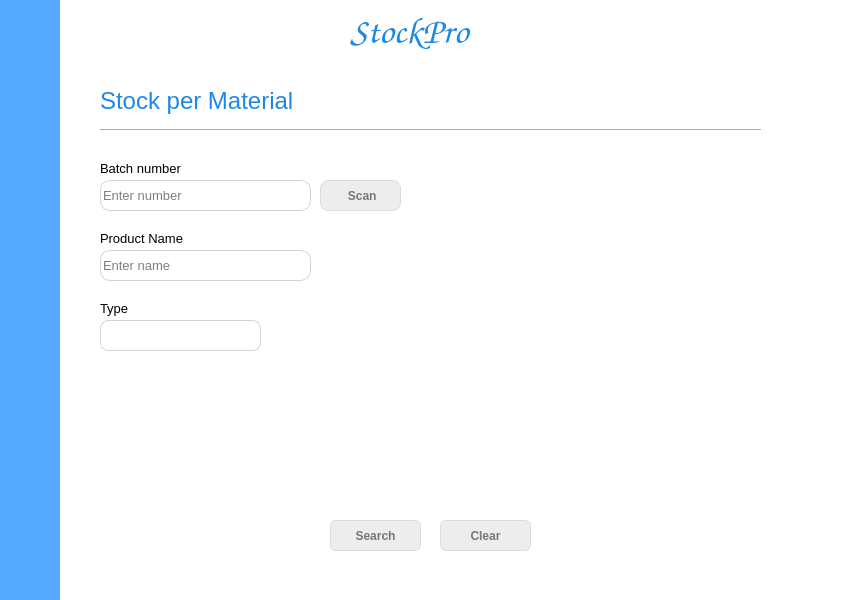
<?xml version="1.0" encoding="UTF-8"?>
<ui version="4.0">
 <class>Dialog</class>
 <widget class="QDialog" name="Dialog">
  <property name="geometry">
   <rect>
    <x>0</x>
    <y>0</y>
    <width>846</width>
    <height>600</height>
   </rect>
  </property>
  <property name="font">
   <font>
    <family>Arial</family>
    <pointsize>10</pointsize>
   </font>
  </property>
  <property name="windowTitle">
   <string>Dialog</string>
  </property>
  <property name="windowIcon">
   <iconset>
    <normaloff>../icons/icons/arrow-270.png</normaloff>../icons/icons/arrow-270.png</iconset>
  </property>
  <property name="styleSheet">
   <string notr="true">background-color: rgb(255, 255, 255);

</string>
  </property>
  <widget class="QWidget" name="widget" native="true">
   <property name="geometry">
    <rect>
     <x>-1</x>
     <y>-1</y>
     <width>61</width>
     <height>601</height>
    </rect>
   </property>
   <property name="styleSheet">
    <string notr="true">background-color: rgb(85, 170, 255);</string>
   </property>
  </widget>
  <widget class="QLabel" name="label_3">
   <property name="geometry">
    <rect>
     <x>350</x>
     <y>10</y>
     <width>141</width>
     <height>41</height>
    </rect>
   </property>
   <property name="font">
    <font>
     <family>cursive</family>
     <pointsize>28</pointsize>
    </font>
   </property>
   <property name="styleSheet">
    <string notr="true">color: rgb(30, 136, 229);
font-family: &quot;Times New Roman&quot;, Times, serif;
font-family: cursive;</string>
   </property>
   <property name="text">
    <string>StockPro</string>
   </property>
  </widget>
  <widget class="QLabel" name="label">
   <property name="geometry">
    <rect>
     <x>100</x>
     <y>80</y>
     <width>201</width>
     <height>41</height>
    </rect>
   </property>
   <property name="font">
    <font>
     <family>Arial</family>
     <pointsize>18</pointsize>
    </font>
   </property>
   <property name="styleSheet">
    <string notr="true">color: rgb(30, 136, 229);
font-family: Arial, Helvetica, sans-serif</string>
   </property>
   <property name="text">
    <string>Stock per Material</string>
   </property>
  </widget>
  <widget class="Line" name="line">
   <property name="geometry">
    <rect>
     <x>100</x>
     <y>120</y>
     <width>661</width>
     <height>20</height>
    </rect>
   </property>
   <property name="styleSheet">
    <string notr="true"/>
   </property>
   <property name="orientation">
    <enum>Qt::Horizontal</enum>
   </property>
  </widget>
  <widget class="QLabel" name="label_2">
   <property name="geometry">
    <rect>
     <x>100</x>
     <y>160</y>
     <width>121</width>
     <height>16</height>
    </rect>
   </property>
   <property name="font">
    <font>
     <family>Arial</family>
     <pointsize>10</pointsize>
    </font>
   </property>
   <property name="styleSheet">
    <string notr="true">font-family: &quot;Arial&quot;, &quot;Lucida Console&quot;, monospace;</string>
   </property>
   <property name="text">
    <string>Batch number</string>
   </property>
  </widget>
  <widget class="QLineEdit" name="lineEdit_2">
   <property name="geometry">
    <rect>
     <x>100</x>
     <y>180</y>
     <width>211</width>
     <height>31</height>
    </rect>
   </property>
   <property name="styleSheet">
    <string notr="true">QLineEdit{
	border: 1px solid #ced4da;
	border-radius: 10px;

}

QLineEdit:focus{
	border: 2px solid rgb(194, 219, 254);
}

QLineEdit:hover{
	border: 1px solid rgb(85, 170, 255);
}

	
</string>
   </property>
   <property name="inputMask">
    <string/>
   </property>
   <property name="text">
    <string/>
   </property>
   <property name="dragEnabled">
    <bool>true</bool>
   </property>
   <property name="placeholderText">
    <string>Enter number</string>
   </property>
  </widget>
  <widget class="QPushButton" name="scanButton">
   <property name="geometry">
    <rect>
     <x>320</x>
     <y>180</y>
     <width>81</width>
     <height>31</height>
    </rect>
   </property>
   <property name="font">
    <font>
     <family>Arial</family>
     <pointsize>-1</pointsize>
     <weight>75</weight>
     <bold>true</bold>
     <underline>false</underline>
     <strikeout>false</strikeout>
    </font>
   </property>
   <property name="styleSheet">
    <string notr="true">QPushButton {
	box-shadow:inset 0px 1px 0px 0px #ffffff;
	background:linear-gradient(to bottom, #ededed 5%, #dfdfdf 100%);
	background-color:#ededed;
	border-radius:8px;
	border:1px solid #dcdcdc;
	display:inline-block;
	cursor:pointer;
	color:#777777;
	font-family:Arial;
	font-size:12px;
	font-weight:bold;
	
	text-decoration:none;
	text-shadow:0px 1px 0px #ffffff;	

}

QPushButton:hover{
	background:linear-gradient(to bottom, #1E88E5 5%, #ffffff 100%);
	background-color:#1E88E5;
	color:rgb(255, 255, 255);
}</string>
   </property>
   <property name="text">
    <string> Scan</string>
   </property>
   <property name="icon">
    <iconset>
     <normaloff>../icons/icons/camera--plus.png</normaloff>../icons/icons/camera--plus.png</iconset>
   </property>
  </widget>
  <widget class="QLabel" name="label_4">
   <property name="geometry">
    <rect>
     <x>100</x>
     <y>230</y>
     <width>101</width>
     <height>16</height>
    </rect>
   </property>
   <property name="font">
    <font>
     <family>Arial</family>
     <pointsize>10</pointsize>
    </font>
   </property>
   <property name="styleSheet">
    <string notr="true">font-family: &quot;Arial&quot;, &quot;Lucida Console&quot;, monospace;</string>
   </property>
   <property name="text">
    <string>Product Name</string>
   </property>
  </widget>
  <widget class="QLineEdit" name="lineEdit_3">
   <property name="geometry">
    <rect>
     <x>100</x>
     <y>250</y>
     <width>211</width>
     <height>31</height>
    </rect>
   </property>
   <property name="styleSheet">
    <string notr="true">QLineEdit{
	border: 1px solid #ced4da;
	border-radius: 10px;

}

QLineEdit:focus{
	border: 2px solid rgb(194, 219, 254);
}

QLineEdit:hover{
	border: 1px solid rgb(85, 170, 255);
}


</string>
   </property>
   <property name="inputMask">
    <string/>
   </property>
   <property name="text">
    <string/>
   </property>
   <property name="dragEnabled">
    <bool>true</bool>
   </property>
   <property name="placeholderText">
    <string>Enter name</string>
   </property>
  </widget>
  <widget class="QLabel" name="label_5">
   <property name="geometry">
    <rect>
     <x>100</x>
     <y>300</y>
     <width>51</width>
     <height>16</height>
    </rect>
   </property>
   <property name="font">
    <font>
     <family>Arial</family>
     <pointsize>10</pointsize>
    </font>
   </property>
   <property name="styleSheet">
    <string notr="true">font-family: &quot;Arial&quot;, &quot;Lucida Console&quot;, monospace;</string>
   </property>
   <property name="text">
    <string>Type</string>
   </property>
  </widget>
  <widget class="QComboBox" name="comboBox">
   <property name="geometry">
    <rect>
     <x>100</x>
     <y>320</y>
     <width>161</width>
     <height>31</height>
    </rect>
   </property>
   <property name="styleSheet">
    <string notr="true">QComboBox {
	border: 1px solid #ced4da;
	border-radius: 8px;
	
}

QComboBox:hover{
	border: 1px solid rgb(85, 170, 255);
}

QComboBox::drop-down{
	border: 0px;
}

QComboBox::down-arrow{
	image: url(:/icon/down arrow.ico);
	width: 12px;
	height: 12px;
	margin-right: 15px;
}

/*style for QcomboBox after open select menu*/
QComboBox:on{
	border: 2px solid #c2dbfe;
}

/*style for list menu*/
QComboBox QListView{
	font-size: 12px;
	border: 1px solid rgba(0, 0, 0, 10%);
	padding: 5px;
	background-color: #fff;
	outline: 0px;
}

/*style for list of items*/
QComboBox QListView::item{
	padding-left: 10px;
	background-color: rgb(194, 219, 254);
}

QComboBox QListView::item:hover{
	background-color: rgb(194, 219, 254)
	
}




</string>
   </property>
   <property name="currentText">
    <string/>
   </property>
   <property name="currentIndex">
    <number>-1</number>
   </property>
   <property name="placeholderText">
    <string/>
   </property>
   <property name="frame">
    <bool>true</bool>
   </property>
   <item>
    <property name="text">
     <string>Appliances</string>
    </property>
   </item>
   <item>
    <property name="text">
     <string>Computer Peripherals</string>
    </property>
   </item>
   <item>
    <property name="text">
     <string>Computer Systems</string>
    </property>
   </item>
   <item>
    <property name="text">
     <string>Electronics </string>
    </property>
   </item>
   <item>
    <property name="text">
     <string>Gaming</string>
    </property>
   </item>
   <item>
    <property name="text">
     <string>Health &amp; Sports</string>
    </property>
   </item>
   <item>
    <property name="text">
     <string>Networking</string>
    </property>
   </item>
   <item>
    <property name="text">
     <string>Software &amp; Services</string>
    </property>
   </item>
   <item>
    <property name="text">
     <string>Smart Home &amp; Security</string>
    </property>
   </item>
   <item>
    <property name="text">
     <string>Others</string>
    </property>
   </item>
  </widget>
  <widget class="QPushButton" name="searchButton">
   <property name="geometry">
    <rect>
     <x>330</x>
     <y>520</y>
     <width>91</width>
     <height>31</height>
    </rect>
   </property>
   <property name="font">
    <font>
     <family>Arial</family>
     <pointsize>-1</pointsize>
     <weight>75</weight>
     <bold>true</bold>
     <underline>false</underline>
     <strikeout>false</strikeout>
    </font>
   </property>
   <property name="styleSheet">
    <string notr="true">QPushButton {
	box-shadow:inset 0px 1px 0px 0px #ffffff;
	background:linear-gradient(to bottom, #ededed 5%, #dfdfdf 100%);
	background-color:#ededed;
	border-radius:6px;
	border:1px solid #dcdcdc;
	display:inline-block;
	cursor:pointer;
	color:#777777;
	font-family:Arial;
	font-size:12px;
	font-weight:bold;
	padding:6px 24px;
	text-decoration:none;
	text-shadow:0px 1px 0px #ffffff;
	

}

QPushButton:hover{
	background:linear-gradient(to bottom, #1E88E5 5%, #ffffff 100%);
	background-color:#1E88E5;
	color:rgb(255, 255, 255);
}


</string>
   </property>
   <property name="text">
    <string>Search</string>
   </property>
  </widget>
  <widget class="QPushButton" name="cancelButton">
   <property name="geometry">
    <rect>
     <x>440</x>
     <y>520</y>
     <width>91</width>
     <height>31</height>
    </rect>
   </property>
   <property name="font">
    <font>
     <family>Arial</family>
     <pointsize>-1</pointsize>
     <weight>75</weight>
     <bold>true</bold>
     <underline>false</underline>
     <strikeout>false</strikeout>
    </font>
   </property>
   <property name="styleSheet">
    <string notr="true">QPushButton {
	box-shadow:inset 0px 1px 0px 0px #ffffff;
	background:linear-gradient(to bottom, #ededed 5%, #dfdfdf 100%);
	background-color:#ededed;
	border-radius:6px;
	border:1px solid #dcdcdc;
	display:inline-block;
	cursor:pointer;
	color:#777777;
	font-family:Arial;
	font-size:12px;
	font-weight:bold;
	padding:6px 24px;
	text-decoration:none;
	text-shadow:0px 1px 0px #ffffff;
	
}

QPushButton:hover{
	background:linear-gradient(to bottom, #1E88E5 5%, #ffffff 100%);
	background-color:#1E88E5;
	color:rgb(255, 255, 255);
}</string>
   </property>
   <property name="text">
    <string>Clear</string>
   </property>
  </widget>
 </widget>
 <resources>
  <include location="../icons/source.qrc"/>
 </resources>
 <connections/>
</ui>
